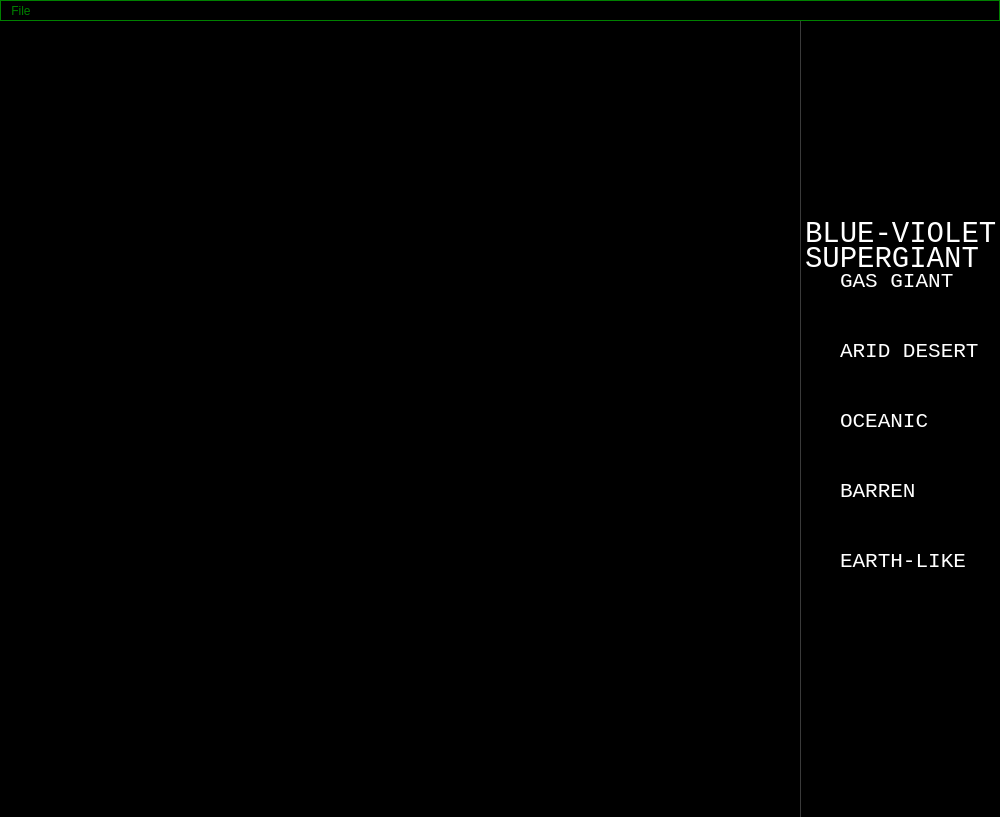
<?xml version="1.0" encoding="UTF-8"?>
<ui version="4.0">
 <class>StarMapUI</class>
 <widget class="QMainWindow" name="StarMapUI">
  <property name="geometry">
   <rect>
    <x>0</x>
    <y>0</y>
    <width>1000</width>
    <height>817</height>
   </rect>
  </property>
  <property name="sizePolicy">
   <sizepolicy hsizetype="Fixed" vsizetype="Fixed">
    <horstretch>0</horstretch>
    <verstretch>0</verstretch>
   </sizepolicy>
  </property>
  <property name="minimumSize">
   <size>
    <width>1000</width>
    <height>817</height>
   </size>
  </property>
  <property name="maximumSize">
   <size>
    <width>1000</width>
    <height>817</height>
   </size>
  </property>
  <property name="mouseTracking">
   <bool>true</bool>
  </property>
  <property name="windowTitle">
   <string>StarMapUI</string>
  </property>
  <property name="styleSheet">
   <string notr="true">background-color:black;
color: white;
</string>
  </property>
  <widget class="QWidget" name="centralWidget">
   <widget class="QGraphicsView" name="mapDisplay">
    <property name="geometry">
     <rect>
      <x>0</x>
      <y>0</y>
      <width>800</width>
      <height>800</height>
     </rect>
    </property>
    <property name="sizePolicy">
     <sizepolicy hsizetype="Fixed" vsizetype="Fixed">
      <horstretch>0</horstretch>
      <verstretch>0</verstretch>
     </sizepolicy>
    </property>
    <property name="acceptDrops">
     <bool>false</bool>
    </property>
    <property name="styleSheet">
     <string notr="true">background:transparent</string>
    </property>
    <property name="frameShape">
     <enum>QFrame::NoFrame</enum>
    </property>
    <property name="frameShadow">
     <enum>QFrame::Sunken</enum>
    </property>
    <property name="verticalScrollBarPolicy">
     <enum>Qt::ScrollBarAlwaysOff</enum>
    </property>
    <property name="horizontalScrollBarPolicy">
     <enum>Qt::ScrollBarAlwaysOff</enum>
    </property>
   </widget>
   <widget class="QGraphicsView" name="starDisplay">
    <property name="geometry">
     <rect>
      <x>800</x>
      <y>0</y>
      <width>200</width>
      <height>200</height>
     </rect>
    </property>
    <property name="sizePolicy">
     <sizepolicy hsizetype="Fixed" vsizetype="Fixed">
      <horstretch>0</horstretch>
      <verstretch>0</verstretch>
     </sizepolicy>
    </property>
    <property name="styleSheet">
     <string notr="true">background:transparent</string>
    </property>
    <property name="frameShape">
     <enum>QFrame::NoFrame</enum>
    </property>
    <property name="verticalScrollBarPolicy">
     <enum>Qt::ScrollBarAlwaysOff</enum>
    </property>
    <property name="horizontalScrollBarPolicy">
     <enum>Qt::ScrollBarAlwaysOff</enum>
    </property>
   </widget>
   <widget class="QLabel" name="starTypeLabel">
    <property name="geometry">
     <rect>
      <x>805</x>
      <y>200</y>
      <width>195</width>
      <height>25</height>
     </rect>
    </property>
    <property name="font">
     <font>
      <family>Lucida Console</family>
      <pointsize>22</pointsize>
     </font>
    </property>
    <property name="text">
     <string>BLUE-VIOLET</string>
    </property>
   </widget>
   <widget class="QLabel" name="starSizeLabel">
    <property name="geometry">
     <rect>
      <x>805</x>
      <y>225</y>
      <width>195</width>
      <height>25</height>
     </rect>
    </property>
    <property name="font">
     <font>
      <family>Lucida Console</family>
      <pointsize>22</pointsize>
     </font>
    </property>
    <property name="text">
     <string>SUPERGIANT</string>
    </property>
   </widget>
   <widget class="QLabel" name="planetOneLabel">
    <property name="geometry">
     <rect>
      <x>840</x>
      <y>250</y>
      <width>180</width>
      <height>20</height>
     </rect>
    </property>
    <property name="font">
     <font>
      <family>Lucida Console</family>
      <pointsize>16</pointsize>
     </font>
    </property>
    <property name="text">
     <string>GAS GIANT</string>
    </property>
   </widget>
   <widget class="QGraphicsView" name="planetOneView">
    <property name="geometry">
     <rect>
      <x>925</x>
      <y>270</y>
      <width>50</width>
      <height>50</height>
     </rect>
    </property>
    <property name="sizePolicy">
     <sizepolicy hsizetype="Fixed" vsizetype="Fixed">
      <horstretch>0</horstretch>
      <verstretch>0</verstretch>
     </sizepolicy>
    </property>
    <property name="autoFillBackground">
     <bool>true</bool>
    </property>
    <property name="styleSheet">
     <string notr="true">background:transparent</string>
    </property>
    <property name="frameShape">
     <enum>QFrame::NoFrame</enum>
    </property>
    <property name="verticalScrollBarPolicy">
     <enum>Qt::ScrollBarAlwaysOff</enum>
    </property>
    <property name="horizontalScrollBarPolicy">
     <enum>Qt::ScrollBarAlwaysOff</enum>
    </property>
    <property name="backgroundBrush">
     <brush brushstyle="SolidPattern">
      <color alpha="255">
       <red>0</red>
       <green>0</green>
       <blue>0</blue>
      </color>
     </brush>
    </property>
    <property name="interactive">
     <bool>true</bool>
    </property>
   </widget>
   <widget class="QLabel" name="planetTwoLabel">
    <property name="geometry">
     <rect>
      <x>840</x>
      <y>320</y>
      <width>180</width>
      <height>20</height>
     </rect>
    </property>
    <property name="font">
     <font>
      <family>Lucida Console</family>
      <pointsize>16</pointsize>
     </font>
    </property>
    <property name="text">
     <string>ARID DESERT</string>
    </property>
   </widget>
   <widget class="QLabel" name="planetThreeLabel">
    <property name="geometry">
     <rect>
      <x>840</x>
      <y>390</y>
      <width>180</width>
      <height>20</height>
     </rect>
    </property>
    <property name="font">
     <font>
      <family>Lucida Console</family>
      <pointsize>16</pointsize>
     </font>
    </property>
    <property name="text">
     <string>OCEANIC</string>
    </property>
   </widget>
   <widget class="QLabel" name="planetFourLabel">
    <property name="geometry">
     <rect>
      <x>840</x>
      <y>460</y>
      <width>180</width>
      <height>20</height>
     </rect>
    </property>
    <property name="font">
     <font>
      <family>Lucida Console</family>
      <pointsize>16</pointsize>
     </font>
    </property>
    <property name="text">
     <string>BARREN</string>
    </property>
   </widget>
   <widget class="QLabel" name="planetFiveLabel">
    <property name="geometry">
     <rect>
      <x>840</x>
      <y>530</y>
      <width>180</width>
      <height>20</height>
     </rect>
    </property>
    <property name="font">
     <font>
      <family>Lucida Console</family>
      <pointsize>16</pointsize>
     </font>
    </property>
    <property name="text">
     <string>EARTH-LIKE</string>
    </property>
   </widget>
   <widget class="QGraphicsView" name="planetTwoView">
    <property name="geometry">
     <rect>
      <x>925</x>
      <y>340</y>
      <width>50</width>
      <height>50</height>
     </rect>
    </property>
    <property name="sizePolicy">
     <sizepolicy hsizetype="Fixed" vsizetype="Fixed">
      <horstretch>0</horstretch>
      <verstretch>0</verstretch>
     </sizepolicy>
    </property>
    <property name="styleSheet">
     <string notr="true">background:transparent</string>
    </property>
    <property name="frameShape">
     <enum>QFrame::NoFrame</enum>
    </property>
    <property name="verticalScrollBarPolicy">
     <enum>Qt::ScrollBarAlwaysOff</enum>
    </property>
    <property name="horizontalScrollBarPolicy">
     <enum>Qt::ScrollBarAlwaysOff</enum>
    </property>
   </widget>
   <widget class="QGraphicsView" name="planetThreeView">
    <property name="geometry">
     <rect>
      <x>925</x>
      <y>410</y>
      <width>50</width>
      <height>50</height>
     </rect>
    </property>
    <property name="sizePolicy">
     <sizepolicy hsizetype="Fixed" vsizetype="Fixed">
      <horstretch>0</horstretch>
      <verstretch>0</verstretch>
     </sizepolicy>
    </property>
    <property name="styleSheet">
     <string notr="true">background:transparent</string>
    </property>
    <property name="frameShape">
     <enum>QFrame::NoFrame</enum>
    </property>
    <property name="verticalScrollBarPolicy">
     <enum>Qt::ScrollBarAlwaysOff</enum>
    </property>
    <property name="horizontalScrollBarPolicy">
     <enum>Qt::ScrollBarAlwaysOff</enum>
    </property>
   </widget>
   <widget class="QGraphicsView" name="planetFourView">
    <property name="geometry">
     <rect>
      <x>925</x>
      <y>480</y>
      <width>50</width>
      <height>50</height>
     </rect>
    </property>
    <property name="sizePolicy">
     <sizepolicy hsizetype="Fixed" vsizetype="Fixed">
      <horstretch>0</horstretch>
      <verstretch>0</verstretch>
     </sizepolicy>
    </property>
    <property name="styleSheet">
     <string notr="true">background:transparent</string>
    </property>
    <property name="frameShape">
     <enum>QFrame::NoFrame</enum>
    </property>
    <property name="verticalScrollBarPolicy">
     <enum>Qt::ScrollBarAlwaysOff</enum>
    </property>
    <property name="horizontalScrollBarPolicy">
     <enum>Qt::ScrollBarAlwaysOff</enum>
    </property>
   </widget>
   <widget class="QGraphicsView" name="planetFiveView">
    <property name="geometry">
     <rect>
      <x>925</x>
      <y>550</y>
      <width>50</width>
      <height>50</height>
     </rect>
    </property>
    <property name="styleSheet">
     <string notr="true">background:transparent</string>
    </property>
    <property name="frameShape">
     <enum>QFrame::NoFrame</enum>
    </property>
    <property name="verticalScrollBarPolicy">
     <enum>Qt::ScrollBarAlwaysOff</enum>
    </property>
    <property name="horizontalScrollBarPolicy">
     <enum>Qt::ScrollBarAlwaysOff</enum>
    </property>
   </widget>
   <widget class="Line" name="line">
    <property name="geometry">
     <rect>
      <x>800</x>
      <y>0</y>
      <width>1</width>
      <height>800</height>
     </rect>
    </property>
    <property name="styleSheet">
     <string notr="true">color:#3a3a3a
</string>
    </property>
    <property name="frameShadow">
     <enum>QFrame::Plain</enum>
    </property>
    <property name="lineWidth">
     <number>0</number>
    </property>
    <property name="midLineWidth">
     <number>0</number>
    </property>
    <property name="orientation">
     <enum>Qt::Vertical</enum>
    </property>
   </widget>
  </widget>
  <widget class="QMenuBar" name="menuBar">
   <property name="geometry">
    <rect>
     <x>0</x>
     <y>0</y>
     <width>1000</width>
     <height>20</height>
    </rect>
   </property>
   <property name="styleSheet">
    <string notr="true">QMenuBar{background-color:black;
color:green;
border-style:solid;
border-color:green;
border-width:1px;
}
QMenuBar::item{background:transparent}
QMenuBar::item:selected{background:#3a3a3a}
</string>
   </property>
   <property name="nativeMenuBar">
    <bool>false</bool>
   </property>
   <widget class="QMenu" name="menuFile">
    <property name="styleSheet">
     <string notr="true">QMenu{ background-color:transparent;
border: 2px solid green;
color: green;
}
QMenu::item:selected {background-color:#3a3a3a;}
</string>
    </property>
    <property name="title">
     <string>File</string>
    </property>
    <addaction name="actionNew"/>
    <addaction name="actionOpen"/>
    <addaction name="separator"/>
    <addaction name="actionExit"/>
   </widget>
   <addaction name="menuFile"/>
  </widget>
  <action name="actionNew">
   <property name="text">
    <string>New</string>
   </property>
   <property name="shortcut">
    <string>Ctrl+N</string>
   </property>
  </action>
  <action name="actionOpen">
   <property name="text">
    <string>Open</string>
   </property>
   <property name="shortcut">
    <string>Ctrl+O</string>
   </property>
  </action>
  <action name="actionExit">
   <property name="text">
    <string>Quit</string>
   </property>
   <property name="shortcut">
    <string>Ctrl+Q</string>
   </property>
  </action>
 </widget>
 <layoutdefault spacing="6" margin="11"/>
 <resources/>
 <connections/>
</ui>
